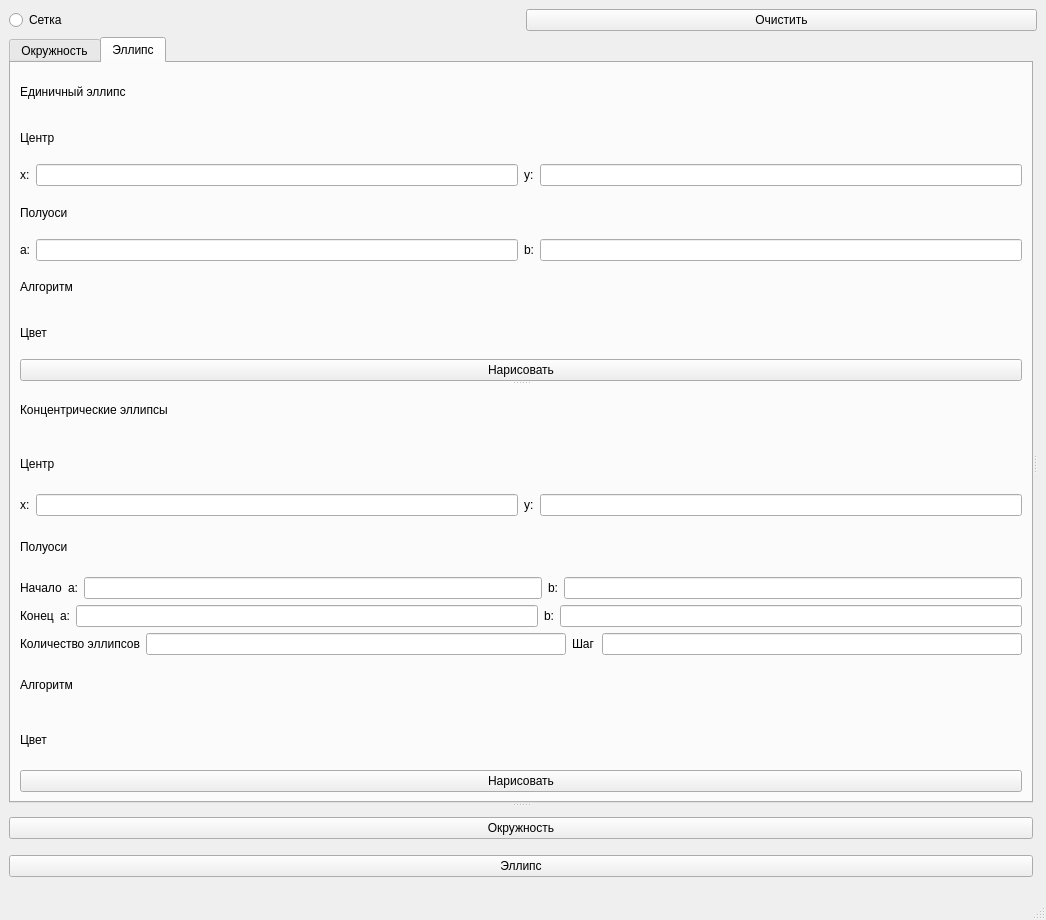
<?xml version="1.0" encoding="UTF-8"?>
<ui version="4.0">
 <class>MainWindow</class>
 <widget class="QMainWindow" name="MainWindow">
  <property name="geometry">
   <rect>
    <x>0</x>
    <y>0</y>
    <width>1046</width>
    <height>920</height>
   </rect>
  </property>
  <property name="windowTitle">
   <string>MainWindow</string>
  </property>
  <widget class="QWidget" name="centralwidget">
   <layout class="QGridLayout" name="gridLayout_3">
    <item row="0" column="0">
     <layout class="QHBoxLayout" name="horizontalLayout_12">
      <item>
       <widget class="QRadioButton" name="radioButton">
        <property name="text">
         <string>Сетка</string>
        </property>
       </widget>
      </item>
      <item>
       <widget class="QPushButton" name="pushButton">
        <property name="text">
         <string>Очистить</string>
        </property>
       </widget>
      </item>
     </layout>
    </item>
    <item row="3" column="0">
     <widget class="QSplitter" name="splitter_4">
      <property name="orientation">
       <enum>Qt::Horizontal</enum>
      </property>
      <widget class="QSplitter" name="splitter_3">
       <property name="orientation">
        <enum>Qt::Vertical</enum>
       </property>
       <widget class="QTabWidget" name="tabWidget">
        <property name="currentIndex">
         <number>1</number>
        </property>
        <widget class="QWidget" name="tab">
         <attribute name="title">
          <string>Окружность</string>
         </attribute>
         <layout class="QGridLayout" name="gridLayout">
          <item row="0" column="1">
           <widget class="QSplitter" name="splitter">
            <property name="orientation">
             <enum>Qt::Vertical</enum>
            </property>
            <widget class="QWidget" name="verticalLayoutWidget">
             <layout class="QVBoxLayout" name="Circle_layout">
              <item>
               <widget class="QLabel" name="label">
                <property name="text">
                 <string>Единичная окружность</string>
                </property>
               </widget>
              </item>
              <item>
               <widget class="QLabel" name="label_5">
                <property name="text">
                 <string>Центр</string>
                </property>
               </widget>
              </item>
              <item>
               <layout class="QHBoxLayout" name="horizontalLayout">
                <item>
                 <widget class="QLabel" name="label_8">
                  <property name="text">
                   <string>х:</string>
                  </property>
                 </widget>
                </item>
                <item>
                 <widget class="QLineEdit" name="Circle_x"/>
                </item>
                <item>
                 <widget class="QLabel" name="label_7">
                  <property name="text">
                   <string>у:</string>
                  </property>
                 </widget>
                </item>
                <item>
                 <widget class="QLineEdit" name="Circle_y"/>
                </item>
               </layout>
              </item>
              <item>
               <layout class="QHBoxLayout" name="horizontalLayout_6">
                <item>
                 <widget class="QLabel" name="label_35">
                  <property name="text">
                   <string>Радиус:</string>
                  </property>
                 </widget>
                </item>
                <item>
                 <widget class="QLineEdit" name="Circle_radius"/>
                </item>
               </layout>
              </item>
              <item>
               <layout class="QHBoxLayout" name="Circle_algorithm">
                <item>
                 <widget class="QLabel" name="label_36">
                  <property name="text">
                   <string>Алгоритм</string>
                  </property>
                 </widget>
                </item>
               </layout>
              </item>
              <item>
               <layout class="QHBoxLayout" name="Circle_color">
                <item>
                 <widget class="QLabel" name="label_6">
                  <property name="text">
                   <string>Цвет</string>
                  </property>
                 </widget>
                </item>
               </layout>
              </item>
              <item>
               <widget class="QPushButton" name="Circle_draw">
                <property name="text">
                 <string>Нарисовать</string>
                </property>
               </widget>
              </item>
             </layout>
            </widget>
            <widget class="QWidget" name="verticalLayoutWidget_3">
             <layout class="QVBoxLayout" name="verticalLayout_3">
              <item>
               <widget class="QLabel" name="label_2">
                <property name="text">
                 <string>Концентрические окружности</string>
                </property>
               </widget>
              </item>
              <item>
               <widget class="QLabel" name="label_9">
                <property name="text">
                 <string>Центр</string>
                </property>
               </widget>
              </item>
              <item>
               <layout class="QHBoxLayout" name="horizontalLayout_3">
                <item>
                 <widget class="QLabel" name="label_10">
                  <property name="text">
                   <string>x:</string>
                  </property>
                 </widget>
                </item>
                <item>
                 <widget class="QLineEdit" name="ManyCircles_x"/>
                </item>
                <item>
                 <widget class="QLabel" name="label_11">
                  <property name="text">
                   <string>y:</string>
                  </property>
                 </widget>
                </item>
                <item>
                 <widget class="QLineEdit" name="ManyCircles_y"/>
                </item>
               </layout>
              </item>
              <item>
               <widget class="QLabel" name="label_37">
                <property name="text">
                 <string>Радиус</string>
                </property>
               </widget>
              </item>
              <item>
               <layout class="QHBoxLayout" name="horizontalLayout_8">
                <item>
                 <widget class="QLabel" name="label_41">
                  <property name="text">
                   <string>Начало:</string>
                  </property>
                 </widget>
                </item>
                <item>
                 <widget class="QLineEdit" name="ManyCircles_radius_start"/>
                </item>
                <item>
                 <widget class="QLabel" name="label_42">
                  <property name="text">
                   <string>Конец:</string>
                  </property>
                 </widget>
                </item>
                <item>
                 <widget class="QLineEdit" name="ManyCircles_radius_end"/>
                </item>
               </layout>
              </item>
              <item>
               <layout class="QHBoxLayout" name="horizontalLayout_9">
                <item>
                 <widget class="QLabel" name="label_21">
                  <property name="text">
                   <string>Количество окружностей</string>
                  </property>
                 </widget>
                </item>
                <item>
                 <widget class="QLineEdit" name="ManyCircles_count"/>
                </item>
                <item>
                 <widget class="QLabel" name="label_39">
                  <property name="text">
                   <string>Шаг</string>
                  </property>
                 </widget>
                </item>
                <item>
                 <widget class="QLineEdit" name="ManyCircles_step"/>
                </item>
               </layout>
              </item>
              <item>
               <layout class="QHBoxLayout" name="ManyCircles_algorithm">
                <item>
                 <widget class="QLabel" name="label_38">
                  <property name="text">
                   <string>Алгоритм</string>
                  </property>
                 </widget>
                </item>
               </layout>
              </item>
              <item>
               <layout class="QHBoxLayout" name="ManyCircles_color">
                <item>
                 <widget class="QLabel" name="label_12">
                  <property name="text">
                   <string>Цвет</string>
                  </property>
                 </widget>
                </item>
               </layout>
              </item>
              <item>
               <widget class="QPushButton" name="ManyCircles_draw">
                <property name="text">
                 <string>Нарисовать</string>
                </property>
               </widget>
              </item>
             </layout>
            </widget>
           </widget>
          </item>
         </layout>
        </widget>
        <widget class="QWidget" name="tab_2">
         <attribute name="title">
          <string>Эллипс</string>
         </attribute>
         <layout class="QGridLayout" name="gridLayout_2">
          <item row="0" column="0">
           <widget class="QSplitter" name="splitter_2">
            <property name="orientation">
             <enum>Qt::Vertical</enum>
            </property>
            <widget class="QWidget" name="verticalLayoutWidget_4">
             <layout class="QVBoxLayout" name="verticalLayout_4">
              <item>
               <widget class="QLabel" name="label_3">
                <property name="text">
                 <string>Единичный эллипс</string>
                </property>
               </widget>
              </item>
              <item>
               <widget class="QLabel" name="label_13">
                <property name="text">
                 <string>Центр</string>
                </property>
               </widget>
              </item>
              <item>
               <layout class="QHBoxLayout" name="horizontalLayout_7">
                <item>
                 <widget class="QLabel" name="label_16">
                  <property name="text">
                   <string>х:</string>
                  </property>
                 </widget>
                </item>
                <item>
                 <widget class="QLineEdit" name="Ellipse_x"/>
                </item>
                <item>
                 <widget class="QLabel" name="label_15">
                  <property name="text">
                   <string>у:</string>
                  </property>
                 </widget>
                </item>
                <item>
                 <widget class="QLineEdit" name="Ellipse_y"/>
                </item>
               </layout>
              </item>
              <item>
               <widget class="QLabel" name="label_25">
                <property name="text">
                 <string>Полуоси</string>
                </property>
               </widget>
              </item>
              <item>
               <layout class="QHBoxLayout" name="horizontalLayout_2">
                <item>
                 <widget class="QLabel" name="label_23">
                  <property name="text">
                   <string>a:</string>
                  </property>
                 </widget>
                </item>
                <item>
                 <widget class="QLineEdit" name="Ellipse_axis_a"/>
                </item>
                <item>
                 <widget class="QLabel" name="label_24">
                  <property name="text">
                   <string>b:</string>
                  </property>
                 </widget>
                </item>
                <item>
                 <widget class="QLineEdit" name="Ellipse_axis_b"/>
                </item>
               </layout>
              </item>
              <item>
               <layout class="QHBoxLayout" name="Ellipse_algorithm">
                <item>
                 <widget class="QLabel" name="label_33">
                  <property name="text">
                   <string>Алгоритм</string>
                  </property>
                 </widget>
                </item>
               </layout>
              </item>
              <item>
               <layout class="QHBoxLayout" name="Ellipse_color">
                <item>
                 <widget class="QLabel" name="label_20">
                  <property name="text">
                   <string>Цвет</string>
                  </property>
                 </widget>
                </item>
               </layout>
              </item>
              <item>
               <widget class="QPushButton" name="Ellipse_draw">
                <property name="text">
                 <string>Нарисовать</string>
                </property>
               </widget>
              </item>
             </layout>
            </widget>
            <widget class="QWidget" name="verticalLayoutWidget_5">
             <layout class="QVBoxLayout" name="verticalLayout_5">
              <item>
               <widget class="QLabel" name="label_4">
                <property name="text">
                 <string>Концентрические эллипсы</string>
                </property>
               </widget>
              </item>
              <item>
               <widget class="QLabel" name="label_14">
                <property name="text">
                 <string>Центр</string>
                </property>
               </widget>
              </item>
              <item>
               <layout class="QHBoxLayout" name="ManyEllipse_layout">
                <item>
                 <widget class="QLabel" name="label_18">
                  <property name="text">
                   <string>х:</string>
                  </property>
                 </widget>
                </item>
                <item>
                 <widget class="QLineEdit" name="ManyEllipse_x"/>
                </item>
                <item>
                 <widget class="QLabel" name="label_17">
                  <property name="text">
                   <string>у:</string>
                  </property>
                 </widget>
                </item>
                <item>
                 <widget class="QLineEdit" name="ManyEllipse_y"/>
                </item>
               </layout>
              </item>
              <item>
               <widget class="QLabel" name="label_28">
                <property name="text">
                 <string>Полуоси</string>
                </property>
               </widget>
              </item>
              <item>
               <layout class="QHBoxLayout" name="horizontalLayout_4">
                <item>
                 <widget class="QLabel" name="label_32">
                  <property name="text">
                   <string>Начало</string>
                  </property>
                 </widget>
                </item>
                <item>
                 <widget class="QLabel" name="label_26">
                  <property name="text">
                   <string>a:</string>
                  </property>
                 </widget>
                </item>
                <item>
                 <widget class="QLineEdit" name="ManyEllipses_axis_a_start"/>
                </item>
                <item>
                 <widget class="QLabel" name="label_27">
                  <property name="text">
                   <string>b:</string>
                  </property>
                 </widget>
                </item>
                <item>
                 <widget class="QLineEdit" name="ManyEllipses_axis_b_start"/>
                </item>
               </layout>
              </item>
              <item>
               <layout class="QHBoxLayout" name="horizontalLayout_5">
                <item>
                 <widget class="QLabel" name="label_31">
                  <property name="text">
                   <string>Конец</string>
                  </property>
                 </widget>
                </item>
                <item>
                 <widget class="QLabel" name="label_30">
                  <property name="text">
                   <string>a:</string>
                  </property>
                 </widget>
                </item>
                <item>
                 <widget class="QLineEdit" name="ManyEllipses_axis_a_end"/>
                </item>
                <item>
                 <widget class="QLabel" name="label_29">
                  <property name="text">
                   <string>b:</string>
                  </property>
                 </widget>
                </item>
                <item>
                 <widget class="QLineEdit" name="ManyEllipses_axis_b_end"/>
                </item>
               </layout>
              </item>
              <item>
               <layout class="QHBoxLayout" name="horizontalLayout_10">
                <item>
                 <widget class="QLabel" name="label_22">
                  <property name="text">
                   <string>Количество эллипсов</string>
                  </property>
                 </widget>
                </item>
                <item>
                 <widget class="QLineEdit" name="ManyEllipse_count"/>
                </item>
                <item>
                 <widget class="QLabel" name="ManyEllipses_step">
                  <property name="text">
                   <string>Шаг</string>
                  </property>
                 </widget>
                </item>
                <item>
                 <widget class="QLineEdit" name="ManyEllipse_step"/>
                </item>
               </layout>
              </item>
              <item>
               <layout class="QHBoxLayout" name="ManyEllipse_algorithm">
                <item>
                 <widget class="QLabel" name="label_34">
                  <property name="text">
                   <string>Алгоритм</string>
                  </property>
                 </widget>
                </item>
               </layout>
              </item>
              <item>
               <layout class="QHBoxLayout" name="ManyEllipse_color">
                <item>
                 <widget class="QLabel" name="label_19">
                  <property name="text">
                   <string>Цвет</string>
                  </property>
                 </widget>
                </item>
               </layout>
              </item>
              <item>
               <widget class="QPushButton" name="ManyEllipse_draw">
                <property name="text">
                 <string>Нарисовать</string>
                </property>
               </widget>
              </item>
             </layout>
            </widget>
           </widget>
          </item>
         </layout>
        </widget>
       </widget>
       <widget class="QWidget" name="verticalLayoutWidget_6">
        <layout class="QVBoxLayout" name="verticalLayout_6">
         <item>
          <layout class="QVBoxLayout" name="Plot"/>
         </item>
         <item>
          <widget class="QPushButton" name="CirclePlot_draw">
           <property name="text">
            <string>Окружность</string>
           </property>
          </widget>
         </item>
         <item>
          <widget class="QPushButton" name="EllipsePlot_draw">
           <property name="text">
            <string>Эллипс</string>
           </property>
          </widget>
         </item>
        </layout>
       </widget>
      </widget>
      <widget class="QWidget" name="verticalLayoutWidget_2">
       <layout class="QVBoxLayout" name="GraphicsCanvas"/>
      </widget>
     </widget>
    </item>
   </layout>
  </widget>
  <widget class="QMenuBar" name="menubar">
   <property name="geometry">
    <rect>
     <x>0</x>
     <y>0</y>
     <width>1046</width>
     <height>28</height>
    </rect>
   </property>
  </widget>
  <widget class="QStatusBar" name="statusbar"/>
 </widget>
 <resources/>
 <connections/>
</ui>
